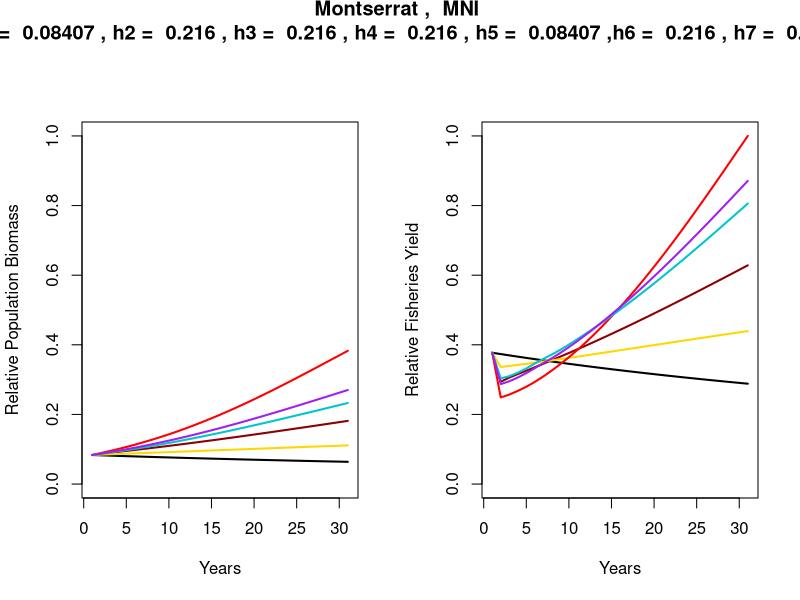

R code for this plot: (Note: this script raises an error after producing the figure.)
#rough draft of FF projections 

rm(list = ls())
params<-read.csv("LifeParms_MNI.csv",header=T)
paramsSite<-read.csv("SiteParams_MNI.csv",header=T)      
      
 
 #################################################
 ##Control parameters                           #
 ##                                             #
 R0=1000                                        
 P=60                #number homogenous patches, differ only in fishing pressure
 TRfraction=1/3      #fraction of TR system to be compared to larger community, no matter how large or small TR system, we look at 2* for relative impact
 yearsOA=100
 yearsTR=30
 OAfrac=0.45          #open access equilibrium B/B0
 ##                                             #     
 ##                                             #     
 ##                                             #     
 ################################################
colvec=c(1,"darkred","gold",3,"turquoise3")
 
 
 
 
      
      #######################
      #Parameter vectors
      #######################
      
      ##import species information
      species<-params$Common              #list of species
      species_site<-params$Site           #list of sites per species
      species_country<-params$Country     #list of country per species
      Linf<-params$Linf                   #BH parameter, asymptotic length
      Linf_units<-params$LinfUnit1        #units cm, mm
      kpar<-params$k                      #BH parameter growth rate
      t0par<-params$t0                    #BH parameter, size at first settlement
      wtpar1<-params$WeightA              #weight at length parameter
      wtpar2<-params$WeightB             #weight at length parameter
      wtunit1<-params$WeightUnit1         #units cm, mm
      wtunit2<-params$WeightUnit3         #units g, kg
      max_age<-round(params$AgeAvg)              #ave max age 
      mat_age<-round(params$MatAge)              #age at maturity
      #M                                  #inst. mortality
      #m<-(1-exp(-M))                     #annual natural mortality
      mort<-params$MortYr                 #annual natural mortality
      pld<-params$PLD                     #pelagic larval duration
      moveRange<-params$Range             #maximum distance of range in linear meters
      moveRange=moveRange/1000            #convert to km
      f<-rep(1,length(species))	          #PLACEHOLDER for vector of fecundity at age
      steep<-params$Steepness             #parameter for recruitment
    
      ##import site information
      site<-as.character(paramsSite$Site)           #list of sites 
      country<-as.character(paramsSite$Country)     #list of country per site
      ##note potential to use municipal size as comparison for larger community, but need similar proxy for indo
      #note potential to add in year of NTZ implementation
      TURFarea<-paramsSite$TURF_sqkm  #TURF area in square km
      NTZarea<-paramsSite$NTZ_sqkm   #NTZ area in square km
      
      #######################
      #simulation setup
      #######################
      
      years<-yearsOA+yearsTR                      #total years for equilibrium and simulation          
      numMA=P*TRfraction                          #number of managed areas within TR system
      numOA=P-numMA
      
     
        #functions for sims
     ##############################
       
      #create functions for sims:
      #PopM will be holder for any population matrix of rows=#ageclasses and col=#areas
      eggsProduce<-function(PopM,ff,ww,mm){             ##function of population in each area, fecundity, weight, maturity
              eggProd=(ff*ww*mm)*PopM       #egg production for each age class, each area
              eggSum=colSums(eggProd)   #total egg production by area, vector of length # areas
              return(eggSum)
              }
      
      #calculates larval dispersal among patches, so far can choose between common larval pool (DL1) and gaussian dispersal (DL2)        
      settle<-function(EggV,Disp){
              settlers=EggV%*%Disp   
              return(settlers)
              }
              
      recruit<-function(setV,rec,ssb,steepness){        
              recruits=(0.8*rec*steepness*setV)/(0.2*ssb*(1.0 -steepness)+(steepness-0.2)*setV)
              return(recruits)}
              
      yieldNumbers<-function(PopM,uVec,vv){       #(pop, given vector of harvest rates for that sim, vv=selectivity)
              Nums=vv*(t(uVec*t(PopM)))
              return(Nums)
              }
                              
      yieldBio<-function(yieldN,ww){
                yieldage=yieldN*ww
                yB=colSums(yieldage)
                return(yB)
                }
                                  
               
      adultSurvival<-function(PopM,yieldN,survivals){
                fished=PopM-yieldN 
                fished[which(fished<0)]=0
                survives=(fished)*survivals
                return(survives)
                }
                
      adultMove<-function(PopM,move){
                adultPop=PopM[-1,]
                movedPop=adultPop%*%move
                addRecruits=rbind(PopM[1,],movedPop)
                return(addRecruits)
                }
                                  
      ageFish<-function(PopM,recruits){
                newPop=matrix(NA,nrow=nrow(PopM),ncol=ncol(PopM))
                newPop[1,]=recruits  #recruits is vector of number of recruits by each area
                newPop[2:nrow(PopM),]=PopM[1:(nrow(PopM)-1),]
                newPop[nrow(PopM),]=newPop[nrow(PopM),]+PopM[nrow(PopM),]
                return(newPop)
                }
      
      
       Biomass<-function(PopM,ww){
                biomassage=PopM*ww
                biomass=colSums(biomassage)
                return(biomass)
                }
      
      
      
      
      
      
      
      
      
      
      
      
      
      
      
      
      
      
      
      
      
      
      
      
      
      
      
      
#                        pdf(file="HilaryPlots.pdf")
        
      #########################################################################################################################
    ##START SIMS OVER SITES##
      
      for(loc in 1:length(paramsSite)){
           
           numNTZ=round((NTZarea[loc]/(TURFarea[loc]+NTZarea[loc]))*numMA)         #number of NTZ areas within the managed areas
           if((numNTZ%%2)==0){                                      #this sets up structure of area with 1 as managed and 0 as NTZ, with NTZ placed in cemter of managed
              MAstructure=c(rep(1,(numMA-numNTZ)/2),rep(0,numNTZ),rep(1,(numMA-numNTZ)/2))
            } else{
              MAstructure=c(rep(1,round((numMA-numNTZ)/2)),rep(0,numNTZ),rep(1,round((numMA-numNTZ)/2)-1))
            }  
          areaSize=(NTZarea[loc]+TURFarea[loc])/numMA
          
          #identify species at site
          species_pointer=which(species_site==site[loc])      #gives vector of locations for the species that belong to this site
          numSpecies=length(species_pointer)
      
           scen3CompareYield=matrix(NA,nrow=numSpecies,ncol=years)      #save scen 3 for species at a site to compare
          #########################################################################################################################
          ##START SIMS OVER SPECIES##
          ###########################
       for(ss in 1:numSpecies){
              sp=species_pointer[ss]  #find the location value for each species
                   
                ages<-NA                         #reset all values so nothing caries over from previous species
                len<-NA
                wt<-NA                
                sigmaL<-NA
                sigmaA<-NA
                mat<-NA
                fec<-NA
                surv<-NA
                v1<-NA
                v2<-NA
                v3<-NA        #placeholder for common size limit across species given length or weight
                
                ages<-seq(0,max_age[sp],1)                                 #vector of ages considered
                len<-Linf[sp]*(1-exp(-kpar[sp]*(ages-t0par[sp])))          #vector of lengths
                #convert length units to match units for wt relationship
                if(Linf_units[sp]!=wtunit1[sp]){
                  if(Linf_units[sp]=="cm") len=len*10
                  if(Linf_units[sp]=="mm") len=len/10
                }
                wt<-wtpar1[sp]*len^wtpar2[sp]                             #vector of mass at age
                if(wtunit2[sp]=="g") wt=wt/1000                                #convert to kg
              
                mat<-c(rep(0,mat_age[sp]),rep(1,max_age[sp]+1-mat_age[sp]))     #vector of to flag mature fish, assuming knife edge maturity
                                                                          #NOTE: this rounds mat age from a conversion from mat length, best to change this to mat length somehow?
                fec<-rep(f[sp],max_age[sp]+1)
                surv<-c(1,rep(1-mort[sp],max_age[sp]))
                
                standardDist<-moveRange[sp]/areaSize                  #Standardized movement range in #patches from center of patch
                sigmaA<-min(standardDist/1.65,20)                  #Adult movement parameter, sd on standard normal gaussian, limit sigma to 20 for matrix setup 
                #placeholder for PLD to area size equation...
                sigmaL<-2                     #Larval dispersal distance parameter, sd on standard normal gaussian
                   
                v1=c(c(0,rep(1,max_age[sp])))  #vector of selectivity ASSUMING fishing all fish age 1 and up, regardless of size   
                v2=c(rep(0,mat_age[sp]+2),rep(1,max_age[sp]-1-mat_age[sp]))           #this allows each species to reach maturity and waits 2 years
                   
                 ##################################
                #Movement
                ##################################

                #dispersal:common larval pool
                	DL1=matrix(1/(P),nrow=P,ncol=P)

                #dispersal:gaussian movement
                	#create movement probability matrix, start with distance matrix
                	area.loc<-seq(-(P-1),2*P,1)
                	area.cur<-seq(1,P,1)

                	#create distance matrix
                	dist<-matrix(NA,nrow=P,ncol=P*3)
                	for(i in 1:P)
                		{
                			for(j in 1:(P*3))
                			{
                			dist[i,j]<-area.cur[i]-area.loc[j]
                			}
                		}
                	#now create the movement matrix of probabilities of movement
                	p.init<-round(exp(-((dist)^2)/(2*(sigmaL^2))),2)

                	#now add matrices on ends to wrap movement and normalize so movement from any one area sums to one
                	p.all<-matrix(NA,nrow=P,ncol=(3*P))
                	for(i in 1:P)
                	{
                		for(j in 1:(3*P))
                		{
                			p.all[i,j]<-(p.init[i,j])/sum(p.init[i,])
                		}
                	}
                  
                	p1<-p.all[,1:P]
                	p2<-p.all[,(2*P+1):(3*P)]
                	parea<-p.all[,(P+1):(2*P)]
                	DL2<-p1+p2+parea


                  ###FOR ADULTS#########
                	p.init.A<-round(exp(-((dist)^2)/(2*(sigmaA^2))),2)

                	#now add matrices on ends to wrap movement and normalize so movement from any one area sums to one
                	p.all.A<-matrix(NA,nrow=P,ncol=(3*P))
                	for(i in 1:P)
                	{
                		for(j in 1:(3*P))
                		{
                			p.all.A[i,j]<-(p.init.A[i,j])/sum(p.init.A[i,])
                		}
                	}
                
                	p1.A<-p.all.A[,1:P]
                	p2.A<-p.all.A[,(2*P+1):(3*P)]
                	parea.A<-p.all.A[,(P+1):(2*P)]
                	DA<-p1.A+p2.A+parea.A

                 ###############################


               
                 
                 
                 
                 
                 
                  ###########################################################################################################################
                  #find u OA and opt for each species and store
                  #find for one area, this does not find opt with movement and pressure
                 
                 
 
                  ####################
                  #starting conditions
                  ####################
                  x=NA
                  initPop=NA
                  initPopM=NA
                  SSB0_area=NA
                  B0_area=NA
             
                  x<-max_age[sp]
                  initPop=rep(NA,x+1)      
                  for(d in 1:(x+1)){                                          #create initial population structure at unfished equilibrium for isolated population
                        if (d==1) initPop[d]=R0
                        if  (d>1 & d<=x) initPop[d]= initPop[(d-1)]*surv[d-1]
                        if  (d>x) initPop[d]=initPop[(d-1)]*surv[d-1]/(1-surv[d])
                        } #end ages
                      
                  SSB0_area=sum(wt*fec*mat*initPop)                  #unfished spawning stock biomass for one area
                  B0_area=sum(wt*initPop)                          #unfished biomass for one area
                  initPopM=matrix(initPop,nrow=x+1,ncol=P)        #initial population matrix, rows represent ages, columns are areas
                  
                  
                   
                    ###########################
                  #function to find optimized harvest rate for single area (equal in each area for now)
                  ##NOTE, this has to be done here for now, as I don't know how to optimize with a function with multiple arguments 
                  maxHarvestRate=function(u){
                    u1=u[1]
                    pop=initPop
                    for(tempy in 1:yearsOA){
                      Eggs=sum(fec*mat*pop*wt)
                      Rec=(0.8*R0*steep[sp]*Eggs)/(0.2*SSB0_area*(1.0 -steep[sp])+(steep[sp]-0.2)*Eggs)
                      yieldB=sum(pop*u1*v1*wt)
                      yield=pop*u1*v1
                      pop=(pop-yield)*surv    
                      ptemp=pop
                      pop[1]<-Rec
                      pop[x+1]<-ptemp[x]+ptemp[x+1]
                      pop[2:x]<-ptemp[1:(x-1)]
                      
                      }
                   
                    return(-yieldB)
                  }
                  
                   
                  #find opt u for v1(selecting age 1 and up)
                  findopt<-optimize(maxHarvestRate,c(0,1))
                  u1_opt<-findopt$minimum
                  
                   #probably a much better way to do this, but optimizing for a different v2 (selecting one year after maturity)
                 maxHarvestRate2=function(u){
                    u1=u[1]
                    pop=initPop
                    for(tempy in 1:yearsOA){
                      Eggs=sum(fec*mat*pop*wt)
                      Rec=(0.8*R0*steep[sp]*Eggs)/(0.2*SSB0_area*(1.0 -steep[sp])+(steep[sp]-0.2)*Eggs)
                      yieldB=sum(pop*u1*v2*wt)
                      yield=pop*u1*v2
                      pop=(pop-yield)*surv    
                      ptemp=pop
                      pop[1]<-Rec
                      pop[x+1]<-ptemp[x]+ptemp[x+1]
                      pop[2:x]<-ptemp[1:(x-1)]
                      
                      }
                   
                    return(-yieldB)
                  }
                  
                   
                  #find opt u for v1(selecting age 1 and up)
                  findopt<-optimize(maxHarvestRate2,c(0,1))
                  u2_opt<-min(findopt$minimum,0.99)
                
                  
                  
                  #now also find an open access that makes sense, such that B/B0 is approximately 0.1, specifically OAfrac from control panel
                  
                  
                  
                  OAHarvestRate=function(u){
                    u1=u[1]
                    pop=initPop
                    for(tempy in 1:yearsOA){
                      Eggs=sum(fec*mat*pop*wt)
                      Rec=(0.8*R0*steep[sp]*Eggs)/(0.2*SSB0_area*(1.0 -steep[sp])+(steep[sp]-0.2)*Eggs)  
                      yieldB=sum(pop*u1*v1*wt)
                      yield=pop*u1*v1
                      pop=(pop-yield)*surv    
                      ptemp=pop
                      pop[1]<-Rec
                      pop[x+1]<-ptemp[x]+ptemp[x+1]
                      pop[2:x]<-ptemp[1:(x-1)]
                      }
                      Biomass=(sum(pop*wt))
                      BioFrac=((Biomass/B0_area)-OAfrac)^2
                    return(BioFrac)
                  }
                  
                  findOA<-optimize(OAHarvestRate,c(0,1))
                  OArate1<-findOA$minimum

                    ####and again for v2
                                  
                  OAHarvestRate2=function(u){
                    u1=u[1]
                    pop=initPop
                    for(tempy in 1:yearsOA){
                      Eggs=sum(fec*mat*pop*wt)
                      Rec=(0.8*R0*steep[sp]*Eggs)/(0.2*SSB0_area*(1.0 -steep[sp])+(steep[sp]-0.2)*Eggs)  
                      yieldB=sum(pop*u1*v2*wt)
                      yield=pop*u1*v2
                      pop=(pop-yield)*surv    
                      ptemp=pop
                      pop[1]<-Rec
                      pop[x+1]<-ptemp[x]+ptemp[x+1]
                      pop[2:x]<-ptemp[1:(x-1)]
                      }
                      Biomass=(sum(pop*wt))
                      BioFrac=((Biomass/B0_area)-OAfrac)^2
                    return(BioFrac)
                  }
                  
                  findOA<-optimize(OAHarvestRate2,c(0,1))
                  OArate2<-findOA$minimum
                  
                  
                  
                  
                  
                  ############################
                  #Scenaro SIMULATION
           
                  setupA=rep(1,P*TRfraction)      #status quo, no NTZ
                 # setupB=MAstructure              #existing NTZ structure
                  setupC=c(rep(1,(numMA-0.3*numMA)/2),rep(0,0.3*numMA),rep(1,(numMA-0.3*numMA)/2))   #20% NTZ 
                  setupD=rep(0,20) #30% of total area is NTZ
                 # setupD=c(rep(1,(numMA-0.5*numMA)/2),rep(0,0.5*numMA),rep(1,(numMA-0.5*numMA)/2))
                  scenarios=6
                  #currentF=0.28, 
                  current_u<-0.216
                  scens=matrix(NA,nrow=scenarios,ncol=P)
                  #scens[1,]=c(rep(current_u,(P-P*TRfraction)/2),current_u*setupA,rep(current_u,(P-P*TRfraction)/2))#open access at current harvesst rate
                  #scens[1,]=c(rep(OArate1,(P-P*TRfraction)/2),OArate1*setupA,rep(OArate1,(P-P*TRfraction)/2)) #Assume a Catch Limit that is set to maintain current biomass level
                  scens[1,]=c(rep(current_u,(P-P*TRfraction)/2),current_u*setupA,rep(current_u,(P-P*TRfraction)/2)) # Assume current fishing pressure continues
                  scens[2,]=c(rep(0.17,(P-P*TRfraction)/2),0.17*setupA,rep(0.17,(P-P*TRfraction)/2)) #  Catch limit # Reduce harvest by 20%
                  scens[3,]=c(rep(current_u,(P-P*TRfraction)/2),current_u*setupC,rep(current_u,(P-P*TRfraction)/2)) # 16.6% of total are no take
                  scens[4,]=c(rep(current_u,(P-P*TRfraction)/2),current_u*setupD,rep(current_u,(P-P*TRfraction)/2)) # 33% of total area take
                  scens[5,]=c(rep(current_u,(P-P*TRfraction)/2),current_u*setupA,rep(current_u,(P-P*TRfraction)/2)) #minimum size only
                  scens[6,]=c(rep(current_u,(P-P*TRfraction)/2),current_u*setupC,rep(current_u,(P-P*TRfraction)/2)) # minimum size and 20% no take 
                  #[6,]=c(rep(current_u,(P-P*TRfraction)/2),current_u*setupC,rep(current_u,(P-P*TRfraction)/2)) #minimum size plus 20% reserve
                  # #scens[2,]=c(rep(OArate1,(P-P*TRfraction)/2),OArate1*setupB,rep(OArate1,(P-P*TRfraction)/2))# 10 
                  # scens[2,]=c(rep(current_u,(P-P*TRfraction)/2),current_u*setupB,rep(current_u,(P-P*TRfraction)/2))
                  # #scens[3,]=c(rep(OArate1,(P-P*TRfraction)/2),u1_opt*setupB,rep(OArate1,(P-P*TRfraction)/2)) # 10% no take and different (lower) harvest rate closer to the MPA
                  # scens[3,]=c(rep(current_u,(P-P*TRfraction)/2),current_u*setupB,rep(current_u,(P-P*TRfraction)/2))
                  # scens[4,]=c(rep(current_u,(P-P*TRfraction)/2),current_u*setupC,rep(current_u,(P-P*TRfraction)/2)) 
                  # #scens[4,]=c(rep(OArate1,(P-P*TRfraction)/2),u1_opt*setupC,rep(OArate1,(P-P*TRfraction)/2)) # 20% no take
                  # #scens[5,]=c(rep(OArate1,(P-P*TRfraction)/2),u2_opt*setupB,rep(OArate1,(P-P*TRfraction)/2)) # 10% no take
                  # scens[6,]=c(rep(current_u,(P-P*TRfraction)/2),current_u*setupA,rep(current_u,(P-P*TRfraction)/2))
                  # scens[5,]=c(rep(OArate1,(P-P*TRfraction)/2),u2_opt*setupB,rep(OArate1,(P-P*TRfraction)/2))
                  # #scens[5,]=c(rep(OArate1,(P-P*TRfraction)/2),OArate2*setupB,rep(OArate1,(P-P*TRfraction)/2))
                  # #scens[7,]=c(rep(OArate1,(P-P*TRfraction)/2),u2_opt*setupC,rep(OArate1,(P-P*TRfraction)/2))
                  # #scens[8,]=c(rep(OArate1,(P-P*TRfraction)/2),OArate2*setupC,rep(OArate1,(P-P*TRfraction)/2))
                  # 
                  sel1=matrix(v1,nrow=(max_age[sp]+1),ncol=P,byrow=F)          #build matrix of selectivity by age by area, all fully selected                                                   
                  sa=matrix(v1,nrow=(max_age[sp]+1),ncol=(P-P*TRfraction)/2,byrow=F)    #build matrix of selectivity by age by area, managed area with size liimits
                  sb=matrix(v2,nrow=(max_age[sp]+1),ncol=numMA,byrow=F) 
                  sel2=cbind(sa,sb,sa)
                  
                  PopBiomass=matrix(NA,nrow=scenarios,ncol=years)
                  YieldBiomass=matrix(NA,nrow=scenarios,ncol=years)
                  locPopBiomass=matrix(NA,nrow=scenarios,ncol=years)        #local MA
                  locYieldBiomass=matrix(NA,nrow=scenarios,ncol=years)      #local MA
            
                  
                  
                  for(scen in 1:scenarios){
                      
                    
                      
                      #run sims
                      for(tt in 1:years){
                          if(tt<=yearsOA) {
                            uvec=scens[1,]
                            age_v=sel1} else {
                            uvec=scens[scen,]
                            if(scen<5) age_v=sel1 else age_v=sel2            #adjust based on scenarios and selectivity per scenario
                            }
                          if(tt==1) PopSim=initPopM
                          Eggs=eggsProduce(PopSim,fec,wt,mat) 
                          Settlers=settle(Eggs,DL2)
                          Recruits=recruit(Settlers,R0,SSB0_area,steep[sp])
                          YieldN=yieldNumbers(PopSim,uvec,age_v)
                          PopSim=adultSurvival(PopSim,YieldN,surv)
                          PopSim=adultMove(PopSim,DA)
                          PopSim=ageFish(PopSim,Recruits)
                          PopBiomass[scen,tt]=sum(Biomass(PopSim,wt))
                          YieldBiomass[scen,tt]=sum(yieldBio(YieldN,wt))
                          locPopBiomass[scen,tt]=sum(Biomass(PopSim,wt)[((P-P*TRfraction)/2+1):(((P-P*TRfraction)/2)+numMA)])
                          locYieldBiomass[scen,tt]=sum(yieldBio(YieldN,wt)[((P-P*TRfraction)/2+1):(((P-P*TRfraction)/2)+numMA)])
                          
                          }
                        
                      
                       
                    }#end scenarios
                    
                   
                      
                   
#                      windows() 
                         
                      #jpeg(paste("c:/results/p",sp,".jpg") )
                      par( mfrow = c( 1, 2 ), oma = c( 0, 0, 2, 0 ))
                     
                    #colvec=c(1,"gold",3:6,"grey89","darkred")
                    colvec=c(1,"darkred","gold","red","turquoise3","purple","orange")
                    tstart=90  #start graph at year 40 after most of OA access burn in
                   # matplot(t(PopBiomass[,tstart:years]/(B0_area*P)),ylab="Global biomass/Global B0",xaxt="n",ylim=c(0,1),type="l",main=paste(levels(site)[which(levels(site)==site[loc])],", ",levels(species)[which(levels(species)==species[sp])]),col=colvec,lty=1,lwd=2)
#                      axis(1, at=seq(1,(years-tstart+1),5),labels=seq((tstart-yearsOA),yearsTR,5),las=0)
#                    matplot(t(YieldBiomass[,tstart:years]),ylab="Global yield",yaxt="n",xaxt="n",ylim=c(0,max(YieldBiomass[,tstart:years])),type="l",col=colvec,lty=1,lwd=2,)
#                      axis(1, at=seq(1,(years-tstart+1),5),labels=seq((tstart-yearsOA),yearsTR,5),las=0)
#                      axis(2, at=c(0,max(YieldBiomass[,tstart:years])),labels=c("0","MaxGlobal"),las=0)
                    matplot(t(PopBiomass[,100:years]/(B0_area*numMA)),main=levels(species)[which(levels(species)==species[sp])],xlab="Years",ylab="Relative Population Biomass",xaxt="n",ylim=c(0,1),type="l",col=colvec,lty=1,lwd=2)
                      axis(1, at=seq(0,30,5),labels=seq(0,yearsTR,5),las=0)
                    matplot(t(YieldBiomass[,100:years]/max(YieldBiomass[,tstart:years])),ylab="Relative Fisheries Yield",xlab="Years",xaxt="n",ylim=c(0,1),type="l",col=colvec,lty=1,lwd=2)
                      axis(1, at=seq(0,30,5),labels=seq(0,yearsTR,5),las=0)
                      #axis(2, at=c(0,max(YieldBiomass[,tstart:years])),labels=c("0","Max"),las=0)
                    #plot(1,1,main=c(OArate1,OArate2,u1_opt))
                  title(paste(country[loc],", ",site[loc],"\n h1 = ",signif(OArate1,4),", h2 = ",signif(current_u,4),", h3 = ",signif(current_u,4),", h4 = ",signif(current_u,4),", h5 = ",signif(OArate1,4),",h6 = ",signif(current_u,4),", h7 = ",signif(current_u,4)),outer=T)
                   
          
                        scen3CompareYield[ss,]=YieldBiomass[3,]/max( YieldBiomass[3,])
    
          }#end loop over species  
                          #
                     #build legend
                     legendtext=NA
                     for(leg in 1:numSpecies)  {
                      if(leg==1)legendtext=levels(species)[which(levels(species)==species[species_pointer[leg]])]
                      else  legendtext=c(legendtext,levels(species)[which(levels(species)==species[species_pointer[leg]])]      )
                      }

                      
                     
                     
#                      windows()
#                      par(mfrow=c(1,1) )
#                       matplot(t(scen3CompareYield[,tstart:years]),main=paste(levels(country)[which(levels(country)==country[loc])],", ",levels(site)[which(levels(site)==site[loc])],", Local dispersal"),ylab="Scaled Scenario 3 Yield",xaxt="n",ylim=c(0,0.6),type="l",col=rainbow(numSpecies),lty=1,lwd=2)
#                      axis(1, at=seq(1,(years-tstart+1),5),labels=seq((tstart-yearsOA),yearsTR,5),las=0)
#                      mtext(side=1,"Years",line=2)
#                      legend("topright",legend=legendtext,col=rainbow(numSpecies),cex=0.8,bty="n",lwd=1.5)
                      
                          
                          
                          
                          
     }  #end loop over sites 
  

  
      
par(mfrow=c(1,1))
#  windows()
  plot(1, type="n", axes=F, xlab="", ylab="")
  legend("topleft",legend=c("Scenario 1: No management intervention","Scenario 2: Catch Limit","Scenario3: 20% MR","Scenario 4: 30% MR ","Scenario 5: Size Limit","Scenario 6: Size limit+ 20% MR"),lty=1,col=colvec,cex=1.3,bty="n",lwd=3)  
  
#dev.off()

